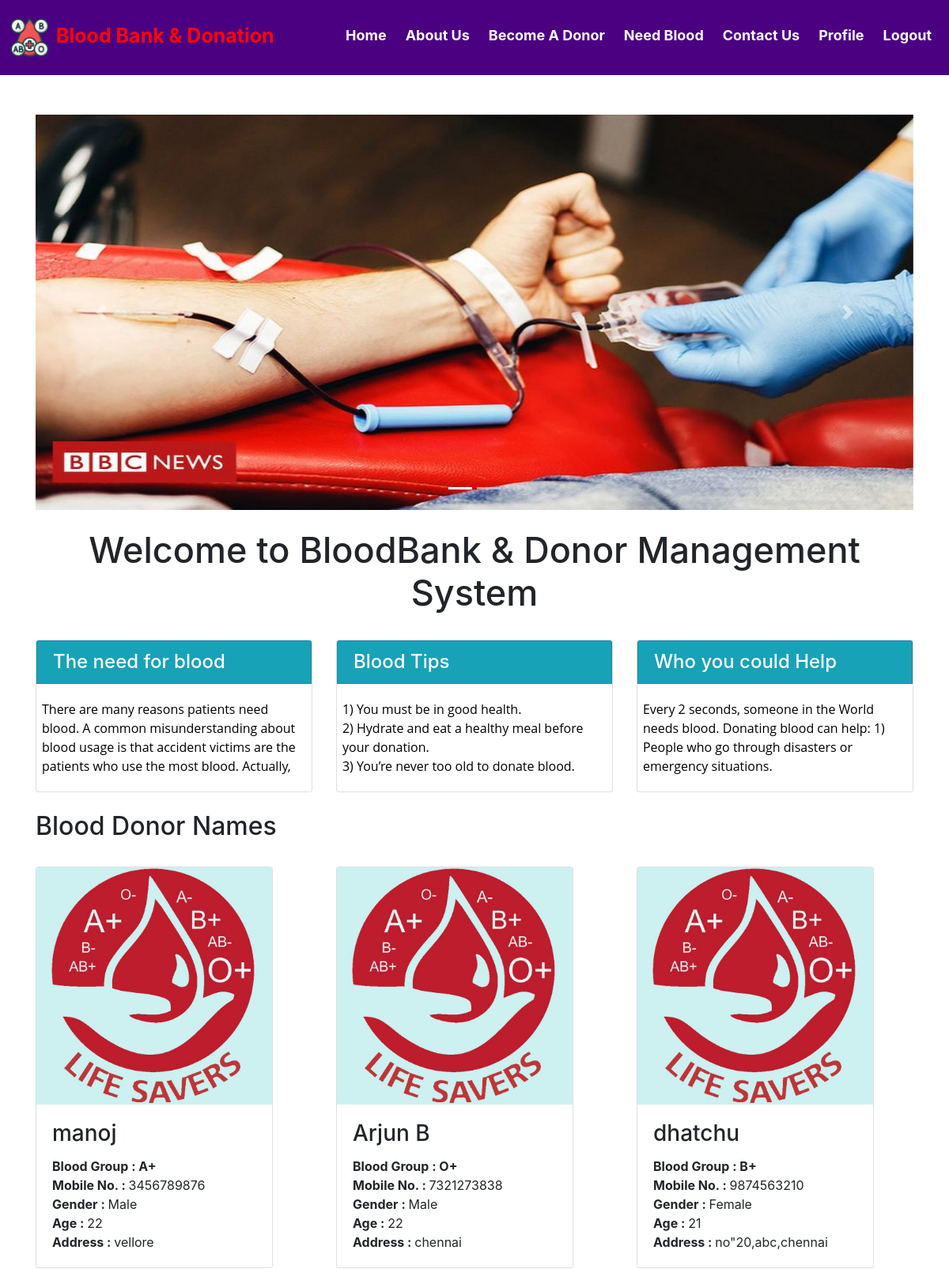
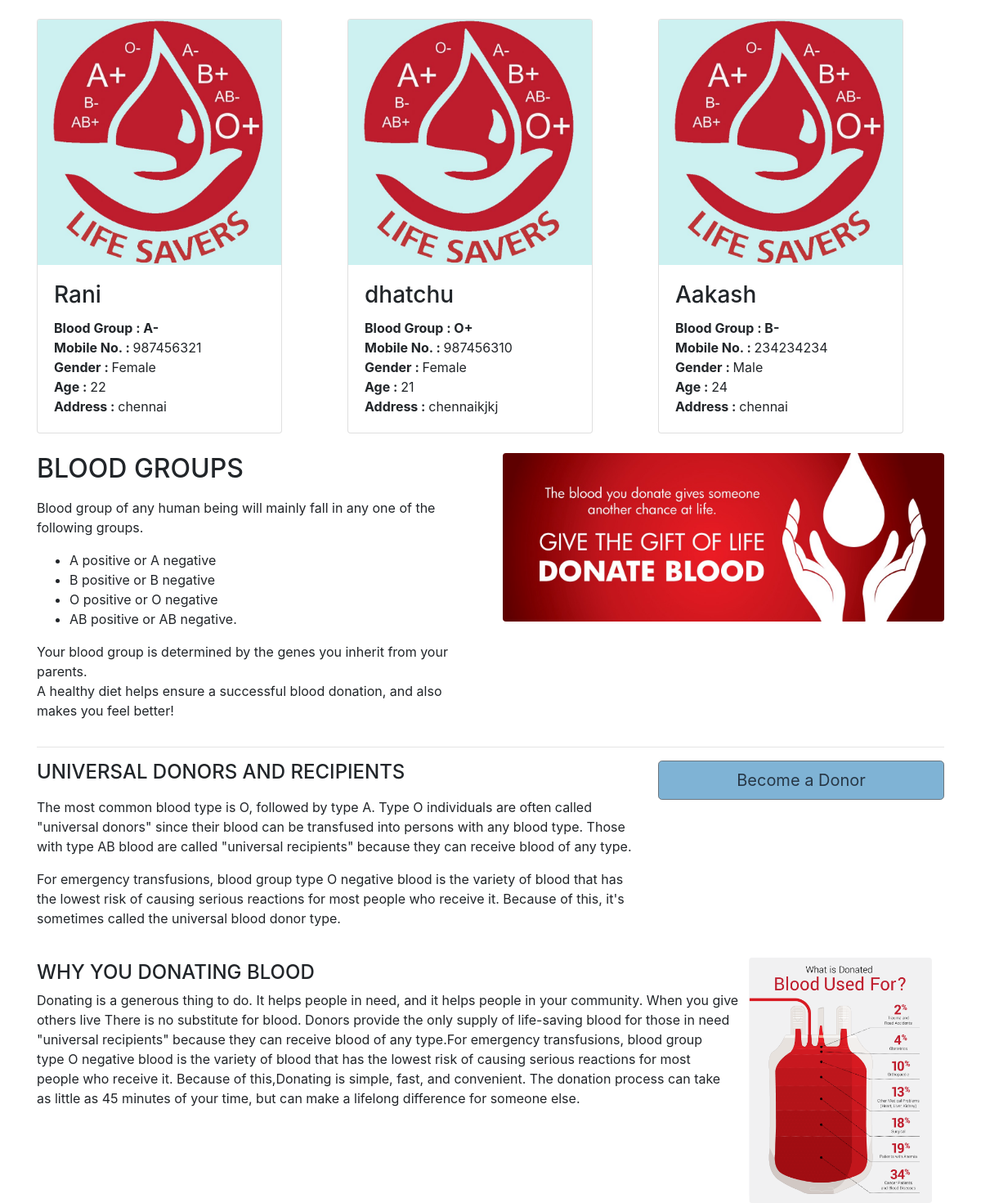
The app's page /home.php with its own data (2 pictures, top to bottom).
### tables this page shows
CREATE TABLE `pages` (
  `page_id` int(11) NOT NULL,
  `page_name` varchar(255) NOT NULL,
  `page_type` varchar(50) DEFAULT NULL,
  `page_data` longtext NOT NULL
);

CREATE TABLE `donor_details` (
  `donor_id` int(11) NOT NULL,
  `donor_name` varchar(50) NOT NULL,
  `donor_number` varchar(10) NOT NULL,
  `donor_mail` varchar(50) DEFAULT NULL,
  `donor_age` int(60) NOT NULL,
  `donor_gender` varchar(10) NOT NULL,
  `donor_blood` varchar(10) NOT NULL,
  `donor_address` varchar(100) NOT NULL
);

CREATE TABLE `blood` (
  `blood_id` int(11) NOT NULL,
  `blood_group` varchar(10) NOT NULL
);

### home.php (the view, shortened to what this page needs)
<!DOCTYPE html>
<html lang="en">
<head>
  <link rel="stylesheet" href="https://maxcdn.bootstrapcdn.com/bootstrap/4.5.2/css/bootstrap.min.css">
</head>
<body>
<div class="header">
<?php
include('head.php'); ?>
</div>
  <div id="page-container" style="margin-top:50px; position: relative;min-height: 84vh;   ">
    <div class="container">
    <div id="content-wrap"style="padding-bottom:75px;">
  <div id="demo" class="carousel slide" data-ride="carousel">
    <ul class="carousel-indicators">
      <li data-target="#demo" data-slide-to="0" class="active"></li>
      <li data-target="#demo" data-slide-to="1"></li>
    </ul>
    <div class="carousel-inner">
      <div class="carousel-item active">
        <img src="image\_107317099_blooddonor976.jpg" alt="image\_107317099_blooddonor976.jpg" width="100%" height="500">
      </div>
    </div>
    <a class="carousel-control-prev" href="#demo" data-slide="prev">
      <span class="carousel-control-prev-icon"></span>
    </a>
    <a class="carousel-control-next" href="#demo" data-slide="next">
      <span class="carousel-control-next-icon"></span>
    </a>
  </div>
<br>
        <h1 style="text-align:center;font-size:45px;">Welcome to BloodBank & Donor Management System</h1>
<br>
        <div class="row">
            <div class="col-lg-4 mb-4">
                <div class="card">
                    <h4 class="card-header card bg-info text-white" >The need for blood</h4>
                        <p class="card-body overflow-auto" style="padding-left:2%;height:120px;text-align:left;">
                          <?php
                            include 'conn.php';
                            $sql=$sql= "select * from pages where page_type='needforblood'";
                            $result=mysqli_query($conn,$sql);
                            if(mysqli_num_rows($result)>0)   {
                                while($row = mysqli_fetch_assoc($result)) {
                                  echo $row['page_data'];
                                }
                              }
                           ?>
                         </p>
                </div>
            </div>
            <div class="col-lg-4 mb-4">
                <div class="card">
                    <h4 class="card-header card bg-info text-white">Blood Tips</h4>
                    <p class="card-body overflow-auto" style="padding-left:2%;height:120px;text-align:left;">
                      <?php
                        include 'conn.php';
                        $sql=$sql= "select * from pages where page_type='bloodtips'";
                        $result=mysqli_query($conn,$sql);
                        if(mysqli_num_rows($result)>0)   {
                            while($row = mysqli_fetch_assoc($result)) {
                              echo $row['page_data'];
                            }
                          }
                       ?>
                     </p>
                        </div>
            </div>
            <div class="col-lg-4 mb-4">
                <div class="card">
                    <h4 class="card-header card bg-info text-white" >Who you could Help</h4>
                    <p class="card-body overflow-auto" style="padding-left:2%;height:120px;text-align:left;">
                      <?php
                        include 'conn.php';
                        $sql=$sql= "select * from pages where page_type='whoyouhelp'";
                        $result=mysqli_query($conn,$sql);
                        if(mysqli_num_rows($result)>0)   {
                            while($row = mysqli_fetch_assoc($result)) {
                              echo $row['page_data'];
                            }
                          }
                       ?>
                     </p>
                        </div>
            </div>
</div>
        <h2>Blood Donor Names</h2>
        <div class="row">
          <?php
            include 'conn.php';
            $sql= "select * from donor_details join blood where donor_details.donor_blood=blood.blood_id order by rand() limit 6";
            $result=mysqli_query($conn,$sql);
            if(mysqli_num_rows($result)>0)
            {
            while($row = mysqli_fetch_assoc($result)) {
           ?>
            <div class="col-lg-4 col-sm-6 portfolio-item" ><br>
            <div class="card" style="width:300px">
                <img class="card-img-top" src="image\blood_drop_logo.jpg" alt="Card image" style="width:100%;height:300px">
                <div class="card-body">
                  <h3 class="card-title"><?php echo $row['donor_name']; ?></h3>
                  <p class="card-text">
                    <b>Blood Group : </b> <b><?php echo $row['blood_group']; ?></b><br>
                    <b>Mobile No. : </b> <?php echo $row['donor_number']; ?><br>
                    <b>Gender : </b><?php echo $row['donor_gender']; ?><br>
                    <b>Age : </b> <?php echo $row['donor_age']; ?><br>
                    <b>Address : </b> <?php echo $row['donor_address']; ?><br>
                  </p>
                </div>
              </div>
        </div>
      <?php }} ?>
</div>
<br>
        <div class="row">
            <div class="col-lg-6">
                <h2>BLOOD GROUPS</h2>
                <p>
                  <?php
                    include 'conn.php';
                    $sql=$sql= "select * from pages where page_type='bloodgroups'";
                    $result=mysqli_query($conn,$sql);
                    if(mysqli_num_rows($result)>0)   {
                        while($row = mysqli_fetch_assoc($result)) {
                          echo $row['page_data'];
                        }
                      }
                   ?></p>
            </div>
            <div class="col-lg-6">
                <img class="img-fluid rounded" src="image\blood_donationcover.jpeg" alt="" >
            </div>
        </div>
        <hr>
        <div class="row mb-4">
            <div class="col-md-8">
            <h4>UNIVERSAL DONORS AND RECIPIENTS</h4>
            <p>
              <?php
                include 'conn.php';
                $sql=$sql= "select * from pages where page_type='universal'";
                $result=mysqli_query($conn,$sql);
                if(mysqli_num_rows($result)>0)   {
                    while($row = mysqli_fetch_assoc($result)) {
                      echo $row['page_data'];
                    }
                  }
               ?></p>
              </div>
            <div class="col-md-4">
                <a class="btn btn-lg btn-secondary btn-block" href="donate_blood.php" style="align:center; background-color:#7FB3D5;color:#273746 ">Become a Donor </a>
            </div>
        </div>
          <h4>WHY YOU DONATING BLOOD</h4>
        <p>
        Donating is a generous thing to do. It helps people in need, and it helps people in your community. When you give<br> others live
        There is no substitute for blood. Donors provide the only supply of life-saving blood for those in need<br> "universal recipients" because they can
        receive blood of any type.For emergency transfusions, blood group<br> type O negative blood is the variety of blood that has the lowest risk of causing serious reactions for most<br> people who receive it.
        Because of this,Donating is simple, fast, and convenient. The donation process can take<br> as little as 45 minutes of your time, but can make a lifelong difference for someone else.
        <div class="col-lg-6" style="margin-top:-200px; text-align: right; float: right;">
                <img class="img-fluid rounded" style="height:300px;" src="image/img.png" alt="" >
            </div>
      </p>
        </div>
    </div>
  </div>
  <?php include('footer.php');?>
</body>
</html>

### head.php (shortened to what this page needs)
<html>
<head>
</head>
<body>
  <div class="header">
    <a href="home.php" class="logo"><img src="image/logo.png" alt="logo" height="55" /> Blood Bank & Donation </a>
    <div class="header-right">
    <a href="home.php" >Home</a>
    <a href="about_us.php"  >About Us</a>
      <a href="donate_blood.php" >Become A Donor</a>
      <a href="need_blood.php">Need Blood</a>
      <a href="contact_us.php" >Contact Us</a>
      <a href="userprofile.php" >Profile</a>
          <a href="index.php" >Logout</a>
    </div>
  </div>
</body>
</html>

### footer.php (shortened to what this page needs)
<html>
<head>
</head>
<body>
</body>
</html>

### head.php (style rules this page uses)
.header { overflow:hidden; background-color: #4B0082; top: 0; width:100%; padding: 10px 5px; color:#FF0404 ; }
.header a { float: left; color: white; text-align: center; padding: 12px; text-decoration: none; font-size: 18px; line-height: 25px; border-radius: 4px; font-weight:bold; }
.header a.logo { font-size: 25px; font-weight: bold; color:#FF0404 ; padding: 0; }
.header-right { float: right; }

### records on screen
pages: page_data "There are many reasons patients need blood. A common misunderstanding about blood usage is that accident victims are the patients who use the most blood. Actually,…"
pages: page_data "1) You must be in good health. 2) Hydrate and eat a healthy meal before your donation. 3) You’re never too old to donate blood."
pages: page_data "Every 2 seconds, someone in the World needs blood. Donating blood can help: 1) People who go through disasters or emergency situations."
donor_details: donor_name "manoj", blood.blood_group "A+", donor_number "3456789876", donor_gender "Male", donor_age "22", donor_address "vellore"
donor_details: donor_name "Arjun B", blood.blood_group "O+", donor_number "7321273838", donor_gender "Male", donor_age "22", donor_address "chennai"
donor_details: donor_name "dhatchu", blood.blood_group "B+", donor_number "9874563210", donor_gender "Female", donor_age "21", donor_address "no\"20,abc,chennai"
donor_details: donor_name "Rani", blood.blood_group "A-", donor_number "987456321", donor_gender "Female", donor_age "22", donor_address "chennai"
donor_details: donor_name "dhatchu", blood.blood_group "O+", donor_number "987456310", donor_gender "Female", donor_age "21", donor_address "chennaikjkj"
donor_details: donor_name "Aakash", blood.blood_group "B-", donor_number "234234234", donor_gender "Male", donor_age "24", donor_address "chennai"
pages: page_data "Blood group of any human being will mainly fall in any one of the following groups. A positive or A negative B positive or B negative O positive or O negative AB positive or AB negative. Your blood group is determined by the genes you inherit from your parents. A healthy diet helps ensure a successful blood donation, and also makes you feel better!"
pages: page_data "The most common blood type is O, followed by type A. Type O individuals are often called \"universal donors\" since their blood can be transfused into persons with any blood type. Those with type AB blood are called \"universal recipients\" because they can receive blood of any type. For emergency transfusions, blood group type O negative blood is the variety of blood that has the lowest risk of causing serious reactions for most people who receive it. Because of this, it's sometimes called the universal blood donor type."
